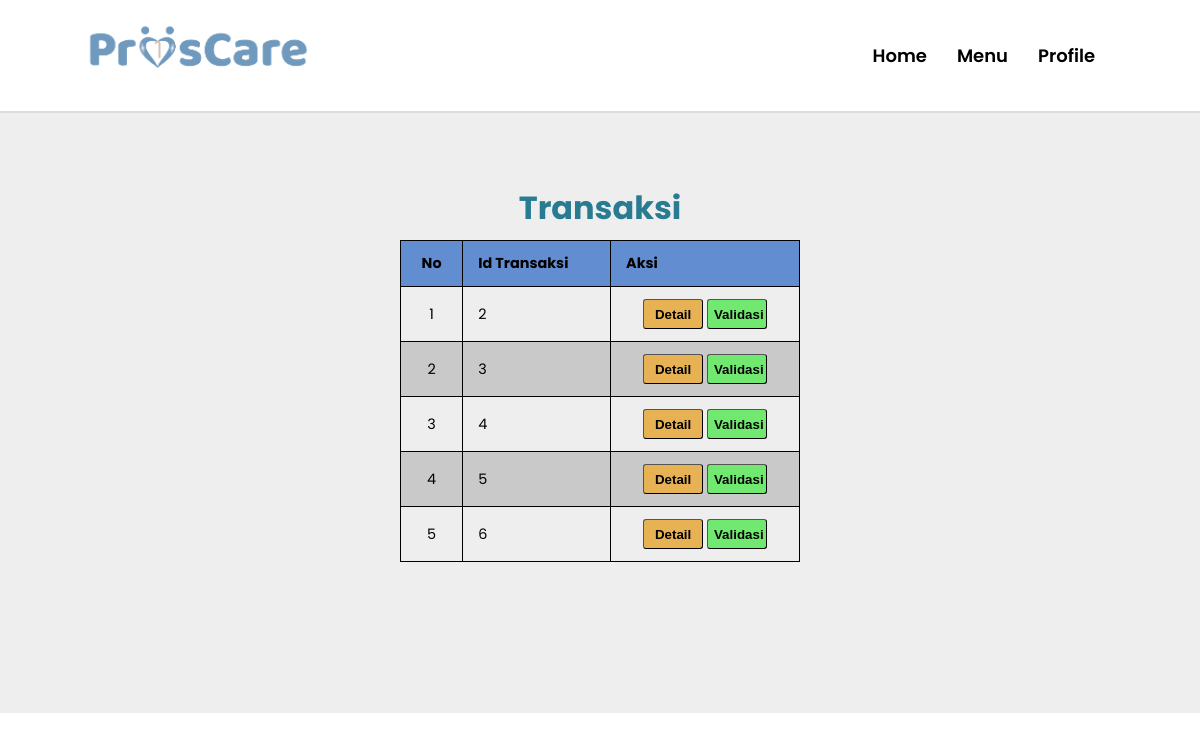
The app's page /admin/transaksi/transaksi.php (signed in) with its own data.
### tables this page shows
CREATE TABLE `transaksi` (
  `no` int(255) NOT NULL,
  `tgl_bayar` date NOT NULL,
  `nominal` bigint(255) NOT NULL,
  `bukti_bayar` varchar(360) DEFAULT NULL,
  `status_pembayaran` varchar(360) DEFAULT NULL,
  `id_admin` int(255) NOT NULL,
  `id_customer` int(255) NOT NULL
);

### loginProscare/koneksi.php (called while the page is built, shortened)
<?php
$koneksi = mysqli_connect("localhost", "root", "", "proscare");
function query($query)
{
   global $koneksi;
   $result = mysqli_query($koneksi, $query);
   $rows = [];
   while ($row = mysqli_fetch_assoc($result)) {
      $rows[] = $row;
   }
   return $rows;
}
?>

### admin/transaksi/transaksi.php (the view, shortened to what this page needs)
<?php
require "../../loginProscare/koneksi.php";
$data = query("SELECT * FROM transaksi");
?>
<!DOCTYPE html>
<html lang="en">
<head>
    <link rel="stylesheet" href="transaksi.css">
</head>
<body>
    <div class="navbar">
        <a href="../home/home.html"><img src="../assets/Menu/logo.png" alt="" style="height: 60px;"></a>
        <ul class="nav">
            <li><a href="../../customer/Homepage.php"> Home </a></li>
            <li><a href="../../admin/home/menuadmin.php"> Menu </a></li>
            <li><a href="../../Profile/profileAdmin.php"> Profile </a></li>
        </ul>
    </div>
    <div class="content">
        <div class="container">
            <h1 class="actor">Transaksi</h1>
            <table>
                <thead>
                    <tr>
                        <th style="text-align: center;">No</th>
                        <th>Id Transaksi</th>
                        <th>Aksi</th>
                    </tr>
                </thead>
                <tbody>
                    <?php $i=1; ?>
                    <?php foreach ($data as $row) : ?>
                    <tr>
                        <td style="text-align: center;"><?= $i ?></td>
                        <td><?= $row['no'] ?></td>
                        <td style="text-align: center;">
                            <a href="detail_transaksi.php?id=<?= $row['no'] ?>"><button class="detail-button">Detail</button></a>
                            <a href="validasi.php?id=<?= $row['no'] ?>"><button class="validate-button">Validasi</button></a>
                        </td>
                    </tr>
                    <?php $i++; ?>
                    <?php endforeach; ?>
                </tbody>
            </table>
        </div>
    </div>
</body>
</html>

### admin/transaksi/transaksi.css (style rules this page uses)
body { margin: 0; padding: 0; font-family: "Poppins", serif; }
.navbar { position: relative; display: flex; padding: 20px 80px; justify-content: space-between; align-items: center; border-bottom: 2px solid #dbdbdb; }
.navbar ul { display: flex; float: left; list-style: none; padding: 6px 10px; }
.navbar ul li { padding: 0px 15px; }
.navbar a { font-size: large; font-weight: 520; color: black; text-decoration: none; }
.actor { margin-bottom: 8px; color: #297b92; }
.content { padding: 16px 0px; height: max-content; background-color: #eeeeee; align-items: center; }
.content .container { display: flex; flex-direction: column; align-items: center; }
.detail-button { width: 60px; height: 30px; background-color: rgb(230, 178, 84); border-width: 0.5px; border-radius: 3px; font-weight: bold; }
.validate-button { width: 60px; height: 30px; background-color: rgb(113, 233, 113); border-width: 0.5px; border-radius: 3px; font-weight: bold; }
table, th, td { border: 1px solid black; }
table { border-collapse: collapse; min-width: 400px; font-size: 0.9em; }
table thead tr { background-color: #628ed1; text-align: left; }
table th, table td { padding: 12px 15px; }
table tbody tr:nth-of-type(even) { background-color: #c9c9c9; }
.content { padding: 50px 0px; height: 500px; background-color: #eeeeee; }

### records on screen
transaksi: no "2"
transaksi: no "3"
transaksi: no "4"
transaksi: no "5"
transaksi: no "6"
